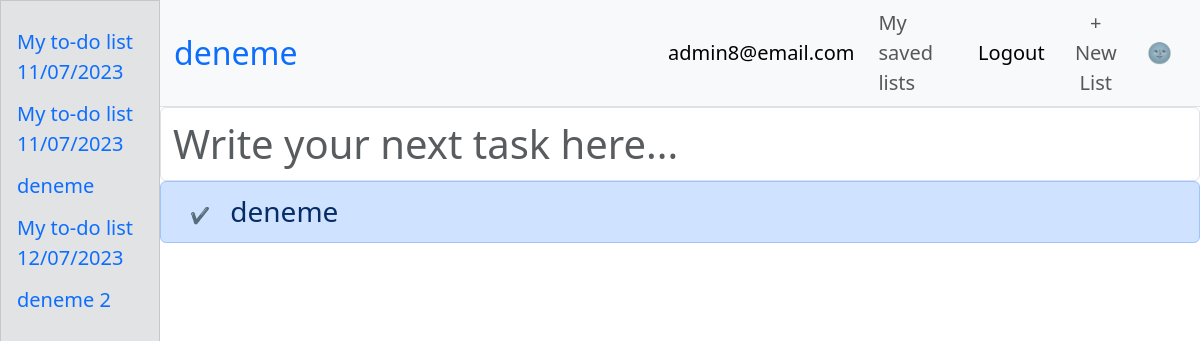
The page /20 (signed in) on the database its author committed.
### main.py (models this page shows)
class TodoList(db.Model):
    __tablename__ = "lists"
    id = db.Column(db.Integer, primary_key=True)
    list_name = db.Column(db.String(100))
    user_id = db.Column(db.Integer, db.ForeignKey("users.id"))
    user = relationship("User", back_populates="all_lists")
    tasks = relationship("Todo", back_populates="parent_list")

class User(UserMixin, db.Model):
    __tablename__ = "users"
    id = db.Column(db.Integer, primary_key=True)
    email = db.Column(db.String(100), unique=True)
    password = db.Column(db.String(100))
    name = db.Column(db.String(100))
    login_with_google = db.Column(db.Boolean)
    all_lists = relationship("TodoList", back_populates="user")
    tasks = relationship("Todo", back_populates="user")

class Todo(db.Model):
    __tablename__ = "todo_tasks"
    id = db.Column(db.Integer, primary_key=True)
    list_id = db.Column(db.Integer, db.ForeignKey("lists.id"))
    user_id = db.Column(db.Integer, db.ForeignKey("users.id"))
    parent_list = relationship("TodoList", back_populates="tasks")
    user = relationship("User", back_populates="tasks")
    task = db.Column(db.String(200))
    starred = db.Column(db.Boolean)
    complete = db.Column(db.Boolean)

### main.py (the view)
@app.route("/<int:list_id>")
def show_list(list_id):
    global is_dark, list_name
    list_to_show = db.get_or_404(TodoList, list_id)
    todos = db.session.execute(db.select(Todo).filter_by(list_id=list_id)).scalars()
    return render_template("list.html", todo_list=todos.all(),
                           is_dark=is_dark,
                           list_id=list_id,
                           list_name=list_to_show.list_name,
                           current_user=current_user,
                           path=get_path()
                           )

### main.py (called while the page is built)
@login_manager.user_loader
def load_user(user_id):
    return db.session.execute(db.select(User).filter_by(id=int(user_id))).scalar()

def get_path():
    return request.full_path

### templates/list.html (shortened to what this page needs)
<!doctype html>
{% if is_dark: %}
<html lang="en" data-bs-theme="dark">
{% else %}
<html lang="en">
{% endif %}
<head>
        <link href="https://cdn.jsdelivr.net/npm/bootstrap@5.3.0-alpha3/dist/css/bootstrap.min.css" rel="stylesheet">
    <link rel="stylesheet" href="{{url_for('static', filename='styles.css')}}" />
</head>
<body>
{% if current_user.is_authenticated: %}
    <nav class="navbar navbarr navbar-expand-lg bg-body-tertiary mb-0 border-bottom">
        {% else %}
         <nav class="navbar navbar-expand-lg bg-body-tertiary mb-0 border-bottom">
             {% endif %}
  <div class="container-fluid">
      <form method="post" action="/change_list_name">
    <input type="text" class="navbar-brand fs-2 list-name border border-0 bg-body-tertiary"
           title="Click and hit enter to change list name" placeholder="{{list_name}}"
           autocomplete="off" name="list-name-input">
          </form>
<div class="collapse navbar-collapse" id="navbarSupportedContent">
      <ul class="navbar-nav ms-auto align-items-center">
          <li class="nav-item me-2">
        {% if not current_user.is_authenticated: %}
      <a class="btn btn-lg btn-outline-info" href="/save_list/{{list_id}}">Save this list</a>
          </li>
        <li class="nav-item me-2">
          <a class="nav-link active fs-5 login-link" aria-current="page" href="/save_list/{{list_id}}">Log in</a>
              </li>
              {% else: %}
          {% if not current_user.login_with_google: %}
             <li class="nav-item me-2">
          <a class="nav-link active fs-5" aria-current="page" href="/account" title="Click for account settings">
              {{current_user.email}}
              </a>
        </li>
          {% endif %}
          <li class="nav-item me-2">
          <a class="nav-link fs-5" aria-current="page" href="/">My saved lists</a>
        </li>
        <li class="nav-item me-2">
              <a class="nav-link active fs-5 login-link" aria-current="page" href="/logout">Logout</a>
                {% endif %}
        </li>
        <li class="nav-item me-2">
        {% if current_user.is_authenticated: %}
             <a class="text-decoration-none" href="/new"><button type="button" class="nav-link fs-5 add-new-list btn" data-bs-toggle="modal" data-bs-target="#exampleModal">
  + New List
</button>
                 </a>
            {% endif %}
        </li>
          <li class="nav-item me-2">
           {% if is_dark: %}
          <a class="nav-link fs-5 add-new-list" href="/dark/{{path}}" title="Turn light mode">🌝</a>
            {% else %}
            <a class="nav-link fs-5 add-new-list" href="/dark/{{path}}" title="Turn dark mode">🌚</a>
            {% endif %}
        </li>
      </ul>
    </div>
  </div>
</nav>
{% if current_user.is_authenticated: %}
    <div class="sidenav text-secondary-emphasis bg-secondary-subtle border border-secondary-subtle">
{% for list in current_user.all_lists %}
  <a class="" href="{{url_for('show_list', list_id=list.id)}}">{{list.list_name}}</a>
{% endfor %}
</div>
    {% endif %}
        {% if current_user.is_authenticated: %}
    <div class="main">
        {% else %}
        <div>
            {% endif %}
<form method="POST" action="/add">
  <div class="mb-0">
    <input name="task" placeholder="Write your next task here..."  class="form-control fs-1 new-task" autofocus>
  </div>
</form>
    <ul class="list-group fs-3">
    {% for todo in todo_list %}
    {% if not todo.complete and not todo.starred: %}
    <li class="list-group-item list-group-item-primary">
      <a class="btn" href="/update/{{todo.id}}">✔</a>
    <p class="fs-3">{{todo.task}}</p>
  </li>
        {% endif %}
{% endfor %}
 </ul>
</body>
</html>

### static/styles.css (style rules this page uses)
html, body { height: 100%; }
p { display: inline; }
.list-name { color: #0d6efd; }
.list-name::placeholder { color: #0d6efd; opacity: 1; }
.sidenav { height: 100%; width: 160px; position: fixed; z-index: 1; top: 0; left: 0; overflow-x: hidden; padding-top: 20px; }
.sidenav a { padding: 6px 8px 6px 16px; text-decoration: none; font-size: 20px; display: block; }
.main, .navbarr { margin-left: 160px; padding: 0px; }

### rows shown on the page
TodoList: list-name-input "deneme", list_name "deneme"
User: email "admin8@email.com"
TodoList: list_name "My to-do list 11/07/2023"
TodoList: list_name "My to-do list 11/07/2023"
TodoList: list_name "My to-do list 12/07/2023"
TodoList: list_name "deneme 2"
Todo: task "deneme"
